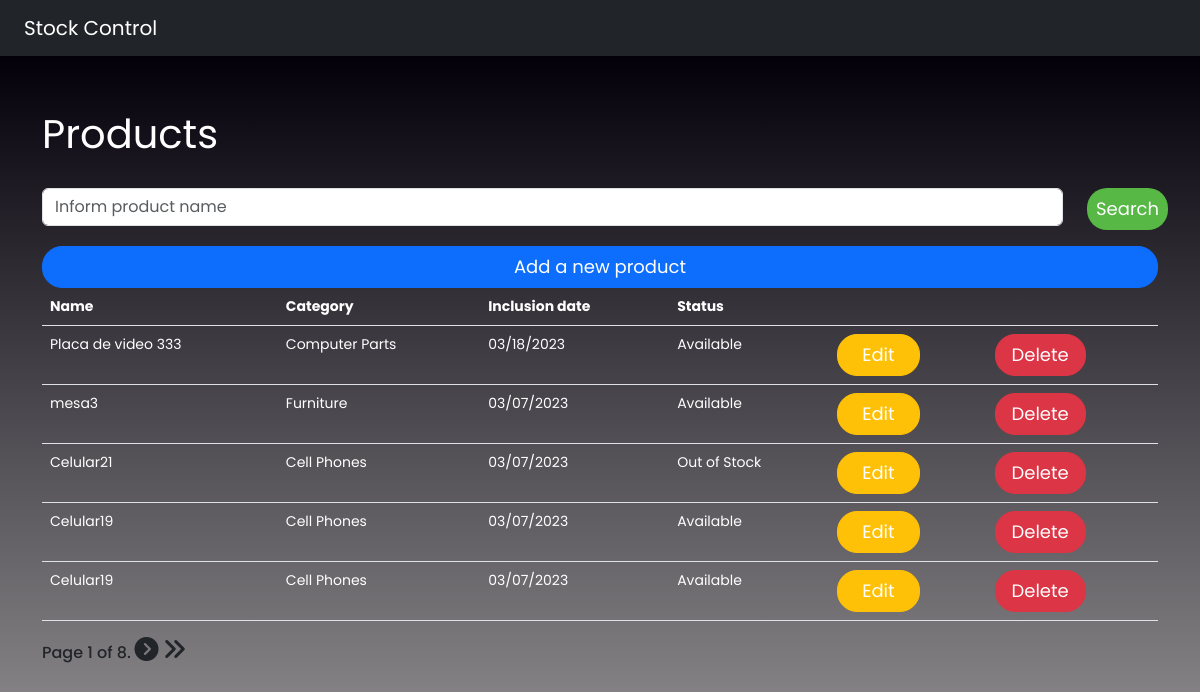
Screenshot of /products/ with the database file from the repository.
### stock_app/models.py (models this page shows)
class Products(models.Model):
    class Categories(models.TextChoices):
        CELL_PHONES = "Cell Phones"
        APPLIANCES = "Appliances"
        COMP_PARTS = "Computer Parts"
        FURNITURE = "Furniture"
    status = models.BooleanField(default=False, verbose_name=f"Status: Out of Stock / Available")
    name = models.CharField(max_length=250, null=False)
    category = models.CharField(max_length=50, choices=Categories.choices)
    creation_date = models.DateField(auto_now_add=True)

### stock_app/views.py (the view)
# urls.py: path("products/", products, name="products"),
def products(request):
    products = Products.objects.all().order_by('-id')
    queryset = request.GET.get('q')
    if queryset:
        products = Products.objects.filter(
            Q(status__icontains=queryset)|
            Q(name__icontains=queryset)|
            Q(category__icontains=queryset)
        )
    paginator = Paginator(products, 5)
    page = request.GET.get('page')
    products = paginator.get_page(page)
    return render(request, "products/products.html", {"products": products})

### templates/products/products.html (shortened to what this page needs)
{% extends "base.html" %}
{% block content %}
<div class="container">
    <div class="py-4"></div>
    <p class="mb-4 text-white fs-1 fw-normal">Products</p>
    <form method="GET">
        <div class="row">
            <div class="form-group col-11" id="message">
                <input class="form-control" type="search" placeholder="Inform product name" name="q" value="{{request.GET.q}}">
            </div>
            <div class="form-group col-1 d-grid">
                <button class="btn btn--pill btn--green px-2 mx-0">Search</button>
            </div>
        </div>
    </form>
    <div class="row">
        <div class="d-grid gap-2">
            <a class="mt-3 btn btn--pill btn-primary" href="{% url 'add_products' %}">Add a new product</a>
        </div>
    </div>
    <table class="table table-head">
        <thead>
            <tr class="text-white">
                <th>Name</th>
                <th>Category</th>
                <th>Inclusion date</th>
                <th>Status</th>
                <th></th>
                <th></th>
            </tr>
        </thead>
        <tbody>
            {% for product in products %}
            <tr style="color: #fff;">
                <td>{{product.name}}</td>
                <td>{{product.category}}</td>
                <td>{{product.creation_date|date:"m/d/Y"}}</td>
                {% if product.status == True %}
                    <td>Available</td>
                {% else %}
                    <td>Out of Stock</td>
                {% endif %}
                <td><a class="px-4 btn btn--pill btn-warning" href="/edit_product/{{product.id}}">Edit</a></td>
                <td><a class="px-3 btn btn--pill btn-danger" href="/remove_product/{{product.id}}">Delete</a></td>
            </tr>
            {% endfor %}
        </tbody>
    </table>
    <div class="pagination">
        <span class="step-links">
            <div class="d-inline-flex bd-highlight">
                <span class="h6 current">
                    Page {{ products.number }} of {{ products.paginator.num_pages }}.
                </span>
            </div>
            {% if products.has_next %}
                <a href="?page={{ products.next_page_number }}"><i class="h4 text-dark fa-solid fa-circle-chevron-right"></i></a>
                <a href="?page={{ products.paginator.num_pages }}&q={% if request.GET.q%}{{ request.GET.q }}{% endif %}"><i class="h4 text-dark fa-solid fa-angles-right"></i></a>
            {% endif %}
        </span>
    </div>
</div>
{% endblock content %}

### static/css/main.css (style rules this page uses)
.row { display: -webkit-box; display: -webkit-flex; display: -moz-box; display: -ms-flexbox; display: flex; -webkit-flex-wrap: wrap; -ms-flex-wrap: wrap; flex-wrap: wrap; }
html { -webkit-box-sizing: border-box; -moz-box-sizing: border-box; box-sizing: border-box; }
* { padding: 0; margin: 0; }
*, *:before, *:after { -webkit-box-sizing: inherit; -moz-box-sizing: inherit; box-sizing: inherit; }
body, h1, h2, h3, h4, h5, h6, blockquote, p, pre, dl, dd, ol, ul, figure, hr, fieldset, legend { margin: 0; padding: 0; }
table { border-collapse: collapse; border-spacing: 0; }
button { outline: none; background: none; border: none; }
body { font-family: "Poppins", "Arial", "Helvetica Neue", sans-serif; font-weight: 400; font-size: 14px; }
.btn { display: inline-block; line-height: 40px; padding: 0 33px; font-family: Poppins, Arial, "Helvetica Neue", sans-serif; cursor: pointer; color: #fff; -webkit-transition: all 0.4s ease; -o-transition: all 0.4s ease; -moz-transition: all 0.4s ease; transition: all 0.4s ease; font-size: 18px; }
.btn--pill { -webkit-border-radius: 20px; -moz-border-radius: 20px; border-radius: 20px; }
.btn--green { background: #57b846; }
input { outline: none; margin: 0; border: none; -webkit-box-shadow: none; -moz-box-shadow: none; box-shadow: none; width: 100%; font-size: 14px; font-family: inherit; }

### rows the page displays
Products: name "Placa de video 333", category "Computer Parts", creation_date "03/18/2023", status "Available"
Products: name "mesa3", category "Furniture", creation_date "03/07/2023", status "Available"
Products: name "Celular21", category "Cell Phones", creation_date "03/07/2023", status "Out of Stock"
Products: name "Celular19", category "Cell Phones", creation_date "03/07/2023", status "Available"
Products: name "Celular19", category "Cell Phones", creation_date "03/07/2023", status "Available"

### other values shown
{{ products.number }} "1"
{{ products.paginator.num_pages }} "8"
